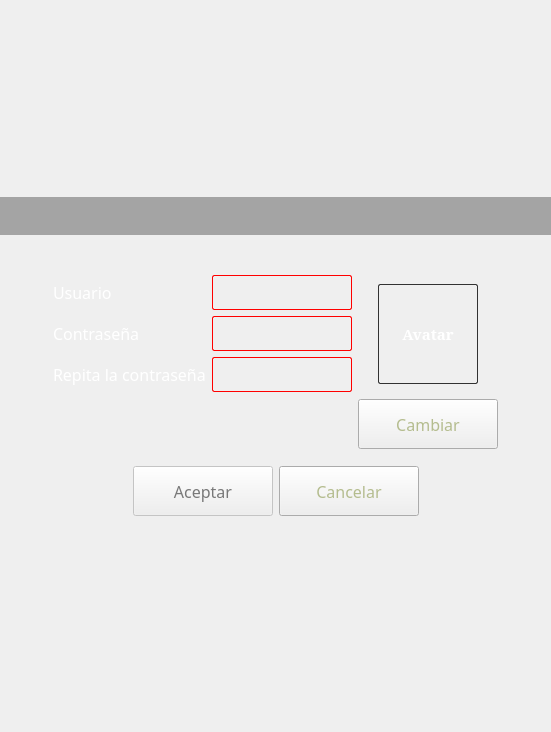
<?xml version="1.0" encoding="UTF-8"?>
<ui version="4.0">
 <class>FormCreateUserAccount</class>
 <widget class="QWidget" name="FormCreateUserAccount">
  <property name="enabled">
   <bool>true</bool>
  </property>
  <property name="geometry">
   <rect>
    <x>0</x>
    <y>0</y>
    <width>551</width>
    <height>732</height>
   </rect>
  </property>
  <property name="windowTitle">
   <string>Form</string>
  </property>
  <property name="styleSheet">
   <string notr="true">QWidget:disabled{
	color: rgb(120, 120,120);
}
QPushButton:disabled{
	border-image: url(:/stylesheet/button_disabled.png);
}
/*PushButton*/
QPushButton{
	color: rgb(180, 188, 142);
	border-image: url(:/stylesheet/button.png);
}
QPushButton:hover, QPushButton:focus{	
	color: rgb(255, 255, 255);	
	border-image: url(:/stylesheet/button_hover.png);
}
QPushButton:pressed{
	padding-top: 2px;
	border-image: url(:/stylesheet/button_pressed.png);
}
/*LineEdit*/
QLineEdit{	
	padding: 0 8px;
	color: rgb(255, 255, 255);
	border: 1px solid red;
	border-radius: 2px;
	background-color: rgba(255, 255, 255, 5);
	selection-background-color: rgba(180, 190, 140, 40);
}
QLabel{
	color: rgb(255, 255, 255);
}

#_w_title{	
	background-color: rgba(0, 0, 0, 80);
}
#_l_avatar{
	border: 1px solid rgb(50, 50, 50);
	border-radius: 2px;
	background-color: rgba(255, 255, 255, 5);
}</string>
  </property>
  <layout class="QVBoxLayout" name="verticalLayout_4">
   <property name="spacing">
    <number>0</number>
   </property>
   <property name="leftMargin">
    <number>0</number>
   </property>
   <property name="topMargin">
    <number>0</number>
   </property>
   <property name="rightMargin">
    <number>0</number>
   </property>
   <property name="bottomMargin">
    <number>0</number>
   </property>
   <item>
    <spacer name="verticalSpacer_4">
     <property name="orientation">
      <enum>Qt::Vertical</enum>
     </property>
     <property name="sizeHint" stdset="0">
      <size>
       <width>20</width>
       <height>40</height>
      </size>
     </property>
    </spacer>
   </item>
   <item>
    <widget class="QWidget" name="_w_title" native="true">
     <layout class="QHBoxLayout" name="horizontalLayout_15">
      <item>
       <spacer name="horizontalSpacer_19">
        <property name="orientation">
         <enum>Qt::Horizontal</enum>
        </property>
        <property name="sizeHint" stdset="0">
         <size>
          <width>40</width>
          <height>20</height>
         </size>
        </property>
       </spacer>
      </item>
      <item>
       <widget class="QLabel" name="label">
        <property name="text">
         <string/>
        </property>
        <property name="pixmap">
         <pixmap resource="../resources/resources.qrc">:/stylesheet/create_user_account.png</pixmap>
        </property>
       </widget>
      </item>
      <item>
       <spacer name="horizontalSpacer_20">
        <property name="orientation">
         <enum>Qt::Horizontal</enum>
        </property>
        <property name="sizeHint" stdset="0">
         <size>
          <width>40</width>
          <height>20</height>
         </size>
        </property>
       </spacer>
      </item>
     </layout>
    </widget>
   </item>
   <item>
    <spacer name="verticalSpacer_7">
     <property name="orientation">
      <enum>Qt::Vertical</enum>
     </property>
     <property name="sizeType">
      <enum>QSizePolicy::Minimum</enum>
     </property>
     <property name="sizeHint" stdset="0">
      <size>
       <width>20</width>
       <height>20</height>
      </size>
     </property>
    </spacer>
   </item>
   <item>
    <layout class="QHBoxLayout" name="horizontalLayout_4">
     <property name="spacing">
      <number>0</number>
     </property>
     <item>
      <spacer name="horizontalSpacer_5">
       <property name="orientation">
        <enum>Qt::Horizontal</enum>
       </property>
       <property name="sizeHint" stdset="0">
        <size>
         <width>40</width>
         <height>20</height>
        </size>
       </property>
      </spacer>
     </item>
     <item>
      <widget class="QLabel" name="label_5">
       <property name="text">
        <string/>
       </property>
       <property name="pixmap">
        <pixmap resource="../resources/resources.qrc">:/menu/menu_top.png</pixmap>
       </property>
      </widget>
     </item>
     <item>
      <spacer name="horizontalSpacer_6">
       <property name="orientation">
        <enum>Qt::Horizontal</enum>
       </property>
       <property name="sizeHint" stdset="0">
        <size>
         <width>40</width>
         <height>20</height>
        </size>
       </property>
      </spacer>
     </item>
    </layout>
   </item>
   <item>
    <layout class="QHBoxLayout" name="horizontalLayout_6">
     <item>
      <spacer name="horizontalSpacer_9">
       <property name="orientation">
        <enum>Qt::Horizontal</enum>
       </property>
       <property name="sizeHint" stdset="0">
        <size>
         <width>13</width>
         <height>241</height>
        </size>
       </property>
      </spacer>
     </item>
     <item>
      <layout class="QVBoxLayout" name="verticalLayout_3">
       <property name="spacing">
        <number>6</number>
       </property>
       <item>
        <layout class="QHBoxLayout" name="horizontalLayout">
         <property name="spacing">
          <number>6</number>
         </property>
         <item>
          <spacer name="horizontalSpacer_11">
           <property name="orientation">
            <enum>Qt::Horizontal</enum>
           </property>
           <property name="sizeHint" stdset="0">
            <size>
             <width>40</width>
             <height>20</height>
            </size>
           </property>
          </spacer>
         </item>
         <item>
          <layout class="QVBoxLayout" name="verticalLayout">
           <item>
            <widget class="QLabel" name="label_3">
             <property name="minimumSize">
              <size>
               <width>0</width>
               <height>35</height>
              </size>
             </property>
             <property name="font">
              <font>
               <family>Revue BT</family>
               <pointsize>12</pointsize>
               <weight>50</weight>
               <bold>false</bold>
              </font>
             </property>
             <property name="text">
              <string>Usuario</string>
             </property>
            </widget>
           </item>
           <item>
            <widget class="QLabel" name="label_4">
             <property name="minimumSize">
              <size>
               <width>0</width>
               <height>35</height>
              </size>
             </property>
             <property name="font">
              <font>
               <family>Revue BT</family>
               <pointsize>12</pointsize>
              </font>
             </property>
             <property name="text">
              <string>Contraseña</string>
             </property>
            </widget>
           </item>
           <item>
            <widget class="QLabel" name="label_2">
             <property name="minimumSize">
              <size>
               <width>80</width>
               <height>35</height>
              </size>
             </property>
             <property name="font">
              <font>
               <family>Revue BT</family>
               <pointsize>12</pointsize>
              </font>
             </property>
             <property name="text">
              <string>Repita la contraseña</string>
             </property>
            </widget>
           </item>
           <item>
            <spacer name="verticalSpacer_3">
             <property name="orientation">
              <enum>Qt::Vertical</enum>
             </property>
             <property name="sizeHint" stdset="0">
              <size>
               <width>20</width>
               <height>40</height>
              </size>
             </property>
            </spacer>
           </item>
          </layout>
         </item>
         <item>
          <layout class="QVBoxLayout" name="verticalLayout_2">
           <item>
            <widget class="QLineEdit" name="_le_user">
             <property name="minimumSize">
              <size>
               <width>140</width>
               <height>35</height>
              </size>
             </property>
             <property name="maximumSize">
              <size>
               <width>140</width>
               <height>35</height>
              </size>
             </property>
             <property name="font">
              <font>
               <family>Revue BT</family>
               <pointsize>10</pointsize>
              </font>
             </property>
             <property name="text">
              <string/>
             </property>
             <property name="maxLength">
              <number>10</number>
             </property>
            </widget>
           </item>
           <item>
            <widget class="QLineEdit" name="_le_password">
             <property name="minimumSize">
              <size>
               <width>140</width>
               <height>35</height>
              </size>
             </property>
             <property name="maximumSize">
              <size>
               <width>140</width>
               <height>35</height>
              </size>
             </property>
             <property name="font">
              <font>
               <family>Revue BT</family>
               <pointsize>10</pointsize>
              </font>
             </property>
             <property name="text">
              <string/>
             </property>
             <property name="maxLength">
              <number>10</number>
             </property>
             <property name="echoMode">
              <enum>QLineEdit::Password</enum>
             </property>
            </widget>
           </item>
           <item>
            <widget class="QLineEdit" name="_le_confirm_password">
             <property name="minimumSize">
              <size>
               <width>140</width>
               <height>35</height>
              </size>
             </property>
             <property name="maximumSize">
              <size>
               <width>140</width>
               <height>35</height>
              </size>
             </property>
             <property name="font">
              <font>
               <family>Revue BT</family>
               <pointsize>10</pointsize>
              </font>
             </property>
             <property name="text">
              <string/>
             </property>
             <property name="maxLength">
              <number>10</number>
             </property>
             <property name="echoMode">
              <enum>QLineEdit::Password</enum>
             </property>
            </widget>
           </item>
           <item>
            <spacer name="verticalSpacer_2">
             <property name="orientation">
              <enum>Qt::Vertical</enum>
             </property>
             <property name="sizeHint" stdset="0">
              <size>
               <width>20</width>
               <height>40</height>
              </size>
             </property>
            </spacer>
           </item>
          </layout>
         </item>
         <item>
          <layout class="QVBoxLayout" name="verticalLayout_5">
           <item>
            <layout class="QHBoxLayout" name="horizontalLayout_7">
             <property name="spacing">
              <number>0</number>
             </property>
             <item>
              <widget class="QLabel" name="_l_avatar">
               <property name="minimumSize">
                <size>
                 <width>100</width>
                 <height>100</height>
                </size>
               </property>
               <property name="maximumSize">
                <size>
                 <width>100</width>
                 <height>100</height>
                </size>
               </property>
               <property name="font">
                <font>
                 <family>Constantia</family>
                 <pointsize>11</pointsize>
                 <weight>75</weight>
                 <bold>true</bold>
                </font>
               </property>
               <property name="text">
                <string>Avatar</string>
               </property>
               <property name="scaledContents">
                <bool>true</bool>
               </property>
               <property name="alignment">
                <set>Qt::AlignCenter</set>
               </property>
              </widget>
             </item>
            </layout>
           </item>
           <item>
            <widget class="QPushButton" name="_pb_examine">
             <property name="minimumSize">
              <size>
               <width>140</width>
               <height>50</height>
              </size>
             </property>
             <property name="font">
              <font>
               <family>Revue BT</family>
               <pointsize>12</pointsize>
              </font>
             </property>
             <property name="text">
              <string>Cambiar</string>
             </property>
             <property name="shortcut">
              <string>Alt+E</string>
             </property>
            </widget>
           </item>
          </layout>
         </item>
         <item>
          <spacer name="horizontalSpacer_12">
           <property name="orientation">
            <enum>Qt::Horizontal</enum>
           </property>
           <property name="sizeHint" stdset="0">
            <size>
             <width>40</width>
             <height>20</height>
            </size>
           </property>
          </spacer>
         </item>
        </layout>
       </item>
       <item>
        <layout class="QHBoxLayout" name="horizontalLayout_2">
         <item>
          <spacer name="horizontalSpacer">
           <property name="orientation">
            <enum>Qt::Horizontal</enum>
           </property>
           <property name="sizeHint" stdset="0">
            <size>
             <width>40</width>
             <height>20</height>
            </size>
           </property>
          </spacer>
         </item>
         <item>
          <widget class="QPushButton" name="_pb_accept">
           <property name="enabled">
            <bool>false</bool>
           </property>
           <property name="minimumSize">
            <size>
             <width>140</width>
             <height>50</height>
            </size>
           </property>
           <property name="font">
            <font>
             <family>Revue BT</family>
             <pointsize>12</pointsize>
            </font>
           </property>
           <property name="text">
            <string>Aceptar</string>
           </property>
          </widget>
         </item>
         <item>
          <widget class="QPushButton" name="_pb_cancel">
           <property name="minimumSize">
            <size>
             <width>140</width>
             <height>50</height>
            </size>
           </property>
           <property name="font">
            <font>
             <family>Revue BT</family>
             <pointsize>12</pointsize>
            </font>
           </property>
           <property name="text">
            <string>Cancelar</string>
           </property>
           <property name="shortcut">
            <string>Esc</string>
           </property>
          </widget>
         </item>
         <item>
          <spacer name="horizontalSpacer_2">
           <property name="orientation">
            <enum>Qt::Horizontal</enum>
           </property>
           <property name="sizeHint" stdset="0">
            <size>
             <width>40</width>
             <height>20</height>
            </size>
           </property>
          </spacer>
         </item>
        </layout>
       </item>
      </layout>
     </item>
     <item>
      <spacer name="horizontalSpacer_10">
       <property name="orientation">
        <enum>Qt::Horizontal</enum>
       </property>
       <property name="sizeHint" stdset="0">
        <size>
         <width>13</width>
         <height>241</height>
        </size>
       </property>
      </spacer>
     </item>
    </layout>
   </item>
   <item>
    <layout class="QHBoxLayout" name="horizontalLayout_5">
     <item>
      <spacer name="horizontalSpacer_7">
       <property name="orientation">
        <enum>Qt::Horizontal</enum>
       </property>
       <property name="sizeHint" stdset="0">
        <size>
         <width>40</width>
         <height>20</height>
        </size>
       </property>
      </spacer>
     </item>
     <item>
      <widget class="QLabel" name="label_6">
       <property name="text">
        <string/>
       </property>
       <property name="pixmap">
        <pixmap resource="../resources/resources.qrc">:/menu/menu_bottom.png</pixmap>
       </property>
      </widget>
     </item>
     <item>
      <spacer name="horizontalSpacer_8">
       <property name="orientation">
        <enum>Qt::Horizontal</enum>
       </property>
       <property name="sizeHint" stdset="0">
        <size>
         <width>40</width>
         <height>20</height>
        </size>
       </property>
      </spacer>
     </item>
    </layout>
   </item>
   <item>
    <spacer name="verticalSpacer">
     <property name="orientation">
      <enum>Qt::Vertical</enum>
     </property>
     <property name="sizeHint" stdset="0">
      <size>
       <width>20</width>
       <height>25</height>
      </size>
     </property>
    </spacer>
   </item>
  </layout>
 </widget>
 <resources>
  <include location="../resources/resources.qrc"/>
 </resources>
 <connections/>
</ui>
